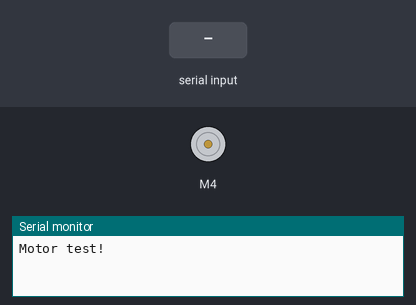
A sketch run on a simulated Arduino Uno, built with avr-gcc and run on an emulated ATmega328P. On the bench: DC motor (green arrow = forward, orange = backward, longer = faster), the last lines printed to the serial monitor. The test bench sets the inputs (shaded band).

Above: at 1.2 s.
1.3 s: "2\n" received over Serial
At 2.7 s:
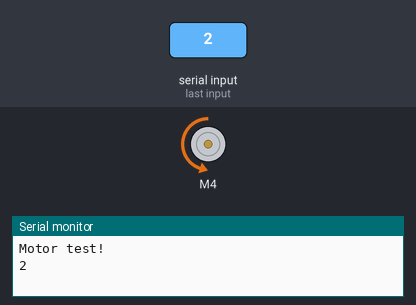
At 3.7 s:
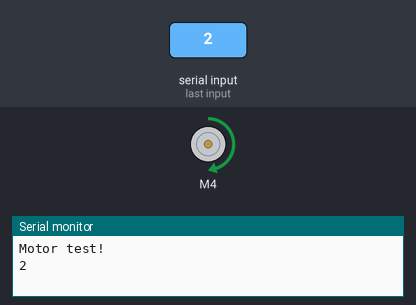
Timing chart, 0 to 7.8 s (numbered marks = the images above; inputs shaded):
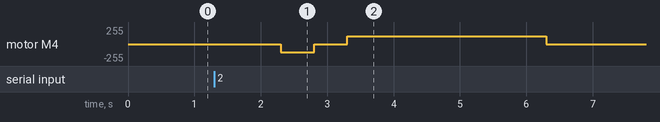

The sketch:

Conveyer_Arduino.ino
```cpp
#include <Wire.h>
#include <Adafruit_MotorShield.h>
#include "utility/Adafruit_MS_PWMServoDriver.h"

Adafruit_MotorShield AFMS = Adafruit_MotorShield();

Adafruit_DCMotor *myMotor = AFMS.getMotor(4);

void setup() {
  AFMS.begin();
  Serial.begin(9600);
  Serial.println("Motor test!");

  myMotor->setSpeed(120);
}

void loop()
{
  if(Serial.available()){
  int input=Serial.parseInt();
  Serial.println(input) ;
  if (input == 1 ){      //accept
    myMotor->run(RELEASE);
  delay(1000);
    myMotor->run(BACKWARD);
  delay(5500);
    myMotor->run(RELEASE);
  delay(1000);
  }

  if (input == 2 ){      //reject
    myMotor->run(RELEASE);
  delay(1000);
    myMotor->run(BACKWARD);
  delay(500);
   myMotor->run(RELEASE);
  delay(500);
    myMotor->run(FORWARD);
  delay(3000);
    myMotor->run(RELEASE);
  delay(1000);
  }
}
}
```

Measured:
- after the input at 1.3 s, motor M4: stopped → backward 120/255 after 1.0 s, → stopped 0.50 s later, → forward 120/255 0.50 s later, → stopped 3.0 s later
